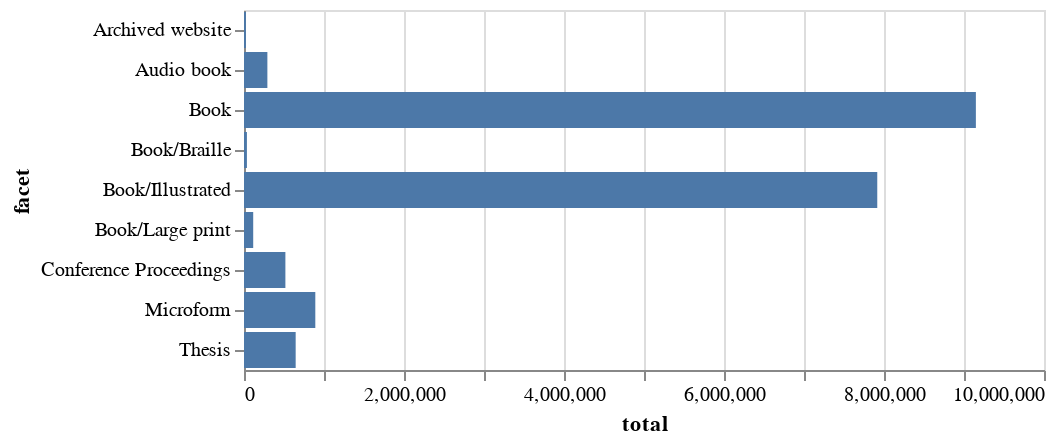

Write notebook code for a chart like this one.
### Code cell
# Create a bar chart
alt.Chart(facet_totals).mark_bar().encode(
    x="total:Q", y="facet:N", tooltip=["facet:N", alt.Tooltip("total:Q", format=",")]
)

### Figure 1 — Vega-Lite specification as saved in the notebook (floating-point values rounded to 4 significant figures)
{"config": {"view": {"continuousWidth": 400, "continuousHeight": 300}}, "data": {"name": "data-ef36eda8d2a06b407e99f88d60cc42cf"}, "mark": "bar", "encoding": {"tooltip": [{"field": "facet", "type": "nominal"}, {"field": "total", "format": ",", "type": "quantitative"}], "x": {"field": "total", "type": "quantitative"}, "y": {"field": "facet", "type": "nominal"}}, "$schema": "https://vega.github.io/schema/vega-lite/v4.17.0.json", "datasets": {"data-ef36eda8d2a06b407e99f88d60cc42cf": [{"facet": "Archived website", "total": 24241}, {"facet": "Audio book", "total": 292212}, {"facet": "Book/Braille", "total": 36517}, {"facet": "Book/Illustrated", "total": 7915819}, {"facet": "Book/Large print", "total": 115127}, {"facet": "Book", "total": 9148457}, {"facet": "Conference Proceedings", "total": 517361}, {"facet": "Microform", "total": 891376}, {"facet": "Thesis", "total": 645896}]}}
